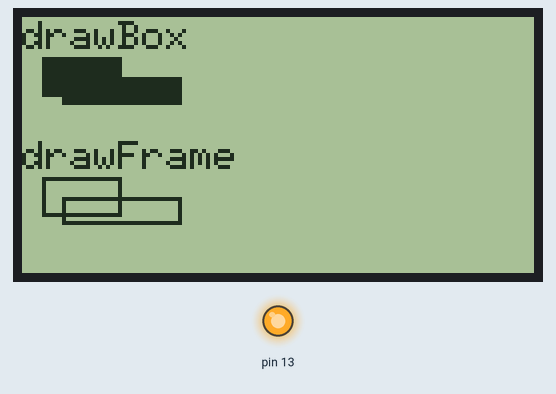
Simulated run of this sketch. Board: Arduino Uno, built with avr-gcc and run on an emulated ATmega328P. On the bench: 128×64 one-colour display, output pins drawn as LEDs (lit = HIGH).

Above: at 0.2 s.
At 7.4 s:
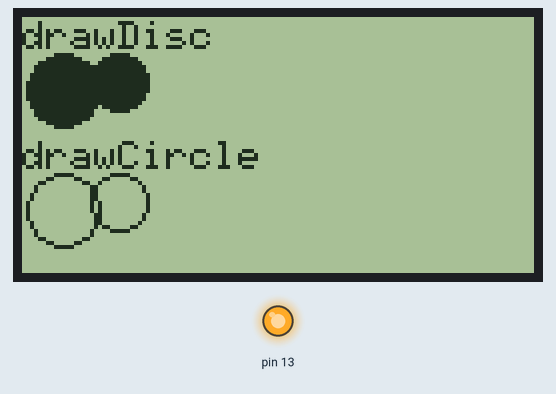
At 14.9 s:
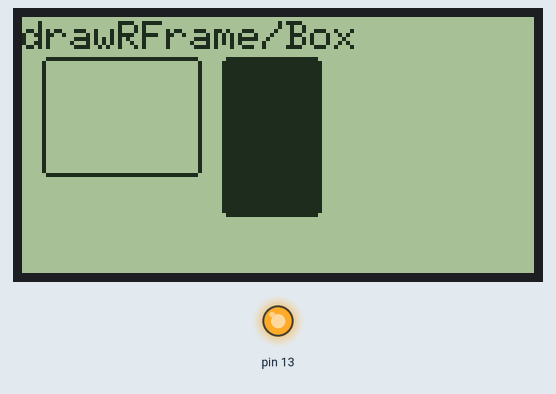
At 24.7 s:
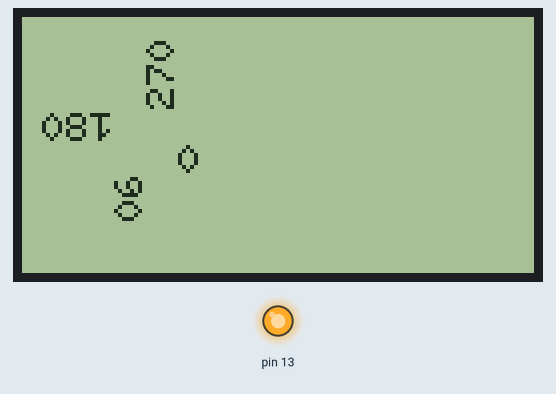
At 35.0 s:
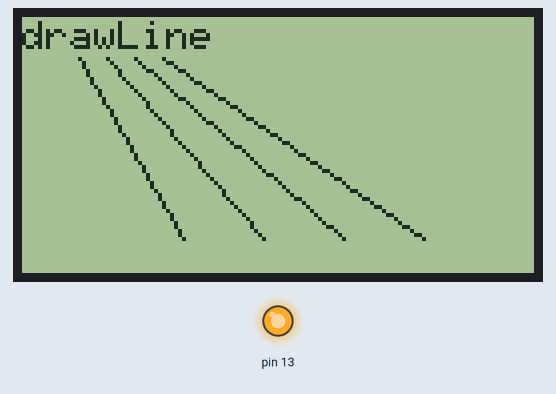
At 36.6 s:
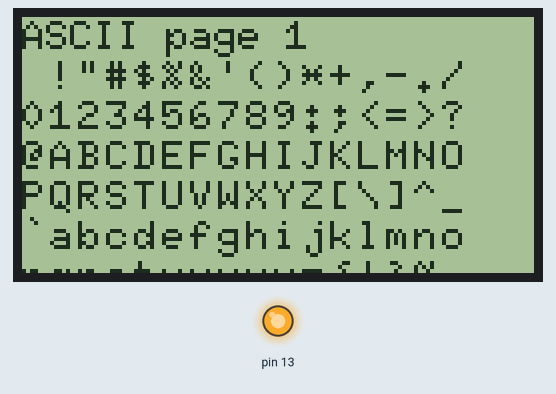

Measured:
- what the display in image 0 shows lasts 0.8 s, from 0.2 s to 1.0 s
- what the display in image 1 shows lasts 1.0 s, from 7.3 s to 8.3 s
- what the display in image 2 shows lasts 1.8 s, from 14.9 s to 16.7 s
- what the display in image 4 shows lasts 1.5 s, from 35.0 s to 36.5 s

The sketch:

DisplayGrafico.ino
```cpp
/* ======================================================================================================

   Curso de Arduino WR Kits Channel

   Display Gráfico 128x64


   Autor: Eng. Wagner Rambo  Data: Julho de 2018


   www.wrkits.com.br | facebook.com/wrkits | youtube.com/canalwrkits


====================================================================================================== */


// ======================================================================================================
// --- Bibliotecas ---
#include <U8glib.h>


// ======================================================================================================
// --- Objetos ---
U8GLIB_ST7920_128X64_1X u8g( 6,  //E
                             5,  //R/W
                             4,  //RS
                             7); //RST

// ======================================================================================================
// --- Variáveis Globais ---
uint8_t draw_state = 0;


// ======================================================================================================
// --- Configurações Iniciais ---
void setup()
{

    pinMode(13, OUTPUT);
    digitalWrite(13, HIGH);

} //end setup


// ======================================================================================================
// --- Loop Infinito ---
void loop()
{


  u8g.firstPage();
  do {
    draw();
  } while( u8g.nextPage() );

  draw_state++;
  if ( draw_state >= 8*8 )
    draw_state = 0;

  delay(741);

} //end loop


// ======================================================================================================
// --- Desenvolvimento das Funções ---
void u8g_prepare(void) {
  u8g.setFont(u8g_font_6x10);
  u8g.setFontRefHeightExtendedText();
  u8g.setDefaultForegroundColor();
  u8g.setFontPosTop();
}

void u8g_box_frame(uint8_t a) {
  u8g.drawStr( 0, 0, "drawBox");
  u8g.drawBox(5,10,20,10);
  u8g.drawBox(10+a,15,30,7);
  u8g.drawStr( 0, 30, "drawFrame");
  u8g.drawFrame(5,10+30,20,10);
  u8g.drawFrame(10+a,15+30,30,7);
}

void u8g_disc_circle(uint8_t a) {
  u8g.drawStr( 0, 0, "drawDisc");
  u8g.drawDisc(10,18,9);
  u8g.drawDisc(24+a,16,7);
  u8g.drawStr( 0, 30, "drawCircle");
  u8g.drawCircle(10,18+30,9);
  u8g.drawCircle(24+a,16+30,7);
}

void u8g_r_frame(uint8_t a) {
  u8g.drawStr( 0, 0, "drawRFrame/Box");
  u8g.drawRFrame(5, 10,40,30, a+1);
  u8g.drawRBox(50, 10,25,40, a+1);
}

void u8g_string(uint8_t a) {
  u8g.drawStr(30+a,31, " 0");
  u8g.drawStr90(30,31+a, " 90");
  u8g.drawStr180(30-a,31, " 180");
  u8g.drawStr270(30,31-a, " 270");
}

void u8g_line(uint8_t a) {
  u8g.drawStr( 0, 0, "drawLine");
  u8g.drawLine(7+a, 10, 40, 55);
  u8g.drawLine(7+a*2, 10, 60, 55);
  u8g.drawLine(7+a*3, 10, 80, 55);
  u8g.drawLine(7+a*4, 10, 100, 55);
}

void u8g_ascii_1() {
  char s[2] = " ";
  uint8_t x, y;
  u8g.drawStr( 0, 0, "ASCII page 1");
  for( y = 0; y < 6; y++ ) {
    for( x = 0; x < 16; x++ ) {
      s[0] = y*16 + x + 32;
      u8g.drawStr(x*7, y*10+10, s);
    }
  }
}

void u8g_ascii_2() {
  char s[2] = " ";
  uint8_t x, y;
  u8g.drawStr( 0, 0, "ASCII page 2");
  for( y = 0; y < 6; y++ ) {
    for( x = 0; x < 16; x++ ) {
      s[0] = y*16 + x + 160;
      u8g.drawStr(x*7, y*10+10, s);
    }
  }
}

void u8g_extra_page(uint8_t a)
{
  if ( u8g.getMode() == U8G_MODE_HICOLOR || u8g.getMode() == U8G_MODE_R3G3B2) {
    /* draw background (area is 128x128) */
    u8g_uint_t r, g, b;
    b = a << 5;
    for( g = 0; g < 64; g++ )
    {
      for( r = 0; r < 64; r++ )
      {
  u8g.setRGB(r<<2, g<<2, b );
  u8g.drawPixel(g, r);
      }
    }
    u8g.setRGB(255,255,255);
    u8g.drawStr( 66, 0, "Color Page");
  }
  else if ( u8g.getMode() == U8G_MODE_GRAY2BIT )
  {
    u8g.drawStr( 66, 0, "Gray Level");
    u8g.setColorIndex(1);
    u8g.drawBox(0, 4, 64, 32);
    u8g.drawBox(70, 20, 4, 12);
    u8g.setColorIndex(2);
    u8g.drawBox(0+1*a, 4+1*a, 64-2*a, 32-2*a);
    u8g.drawBox(74, 20, 4, 12);
    u8g.setColorIndex(3);
    u8g.drawBox(0+2*a, 4+2*a, 64-4*a, 32-4*a);
    u8g.drawBox(78, 20, 4, 12);

  }
  else
  {
    u8g.drawStr( 0, 12, "setScale2x2");
    u8g.setScale2x2();
    u8g.drawStr( 0, 6+a, "setScale2x2");
    u8g.undoScale();
  }
}


void draw(void) {
  u8g_prepare();
  switch(draw_state >> 3) {
    case 0: u8g_box_frame(draw_state&7); break;
    case 1: u8g_disc_circle(draw_state&7); break;
    case 2: u8g_r_frame(draw_state&7); break;
    case 3: u8g_string(draw_state&7); break;
    case 4: u8g_line(draw_state&7); break;
    case 5: u8g_ascii_1(); break;
    case 6: u8g_ascii_2(); break;
    case 7: u8g_extra_page(draw_state&7); break;
  }
}
```
